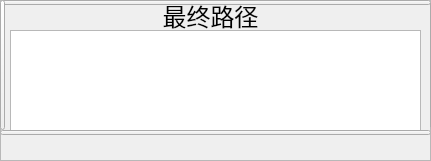
   <widget class="QFrame" name="finalPath">
    <property name="geometry">
     <rect>
      <x>30</x>
      <y>460</y>
      <width>431</width>
      <height>161</height>
     </rect>
    </property>
    <property name="frameShape">
     <enum>QFrame::StyledPanel</enum>
    </property>
    <property name="frameShadow">
     <enum>QFrame::Raised</enum>
    </property>
    <widget class="QLabel" name="label_35">
     <property name="geometry">
      <rect>
       <x>120</x>
       <y>0</y>
       <width>181</width>
       <height>31</height>
      </rect>
     </property>
     <property name="font">
      <font>
       <family>楷体</family>
       <pointsize>18</pointsize>
       <weight>50</weight>
       <bold>false</bold>
      </font>
     </property>
     <property name="text">
      <string>最终路径</string>
     </property>
     <property name="alignment">
      <set>Qt::AlignCenter</set>
     </property>
    </widget>
    <widget class="QPlainTextEdit" name="result">
     <property name="geometry">
      <rect>
       <x>10</x>
       <y>30</y>
       <width>411</width>
       <height>101</height>
      </rect>
     </property>
     <property name="font">
      <font>
       <family>STKaiti</family>
       <pointsize>13</pointsize>
      </font>
     </property>
     <property name="readOnly">
      <bool>true</bool>
     </property>
     <property name="plainText">
      <string/>
     </property>
    </widget>
    <widget class="QPushButton" name="pushButton_6">
     <property name="geometry">
      <rect>
       <x>0</x>
       <y>0</y>
       <width>431</width>
       <height>5</height>
      </rect>
     </property>
     <property name="text">
      <string/>
     </property>
    </widget>
    <widget class="QPushButton" name="pushButton_8">
     <property name="geometry">
      <rect>
       <x>0</x>
       <y>130</y>
       <width>431</width>
       <height>5</height>
      </rect>
     </property>
     <property name="text">
      <string/>
     </property>
    </widget>
    <widget class="QPushButton" name="pushButton_16">
     <property name="geometry">
      <rect>
       <x>0</x>
       <y>0</y>
       <width>5</width>
       <height>130</height>
      </rect>
     </property>
     <property name="text">
      <string/>
     </property>
    </widget>
    <widget class="QPushButton" name="pushButton_17">
     <property name="geometry">
      <rect>
       <x>430</x>
       <y>0</y>
       <width>5</width>
       <height>130</height>
      </rect>
     </property>
     <property name="text">
      <string/>
     </property>
    </widget>
    <zorder>result</zorder>
    <zorder>pushButton_6</zorder>
    <zorder>pushButton_8</zorder>
    <zorder>pushButton_16</zorder>
    <zorder>pushButton_17</zorder>
    <zorder>label_35</zorder>
   </widget>
